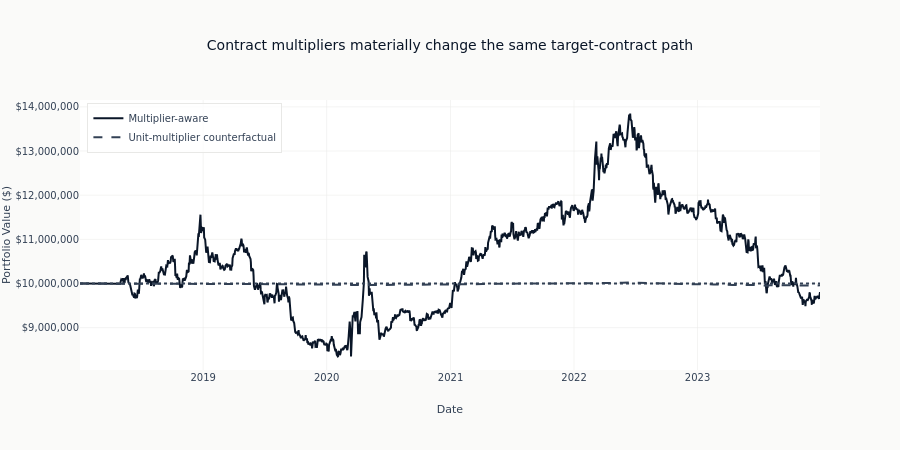

This figure's notebook cell:
### Code cell
# Overlay equity curves
fig = go.Figure()
ec_with = result.equity
ec_without = result_nomult.equity

fig.add_trace(
    go.Scatter(
        x=ec_with.timestamps,
        y=ec_with.values,
        name="Multiplier-aware",
        line=dict(color=COLORS["blue"], width=2),
    )
)
fig.add_trace(
    go.Scatter(
        x=ec_without.timestamps,
        y=ec_without.values,
        name="Unit-multiplier counterfactual",
        line=dict(color=COLORS["neutral"], width=2, dash="dash"),
    )
)
fig.add_hline(y=INITIAL_CASH, line_dash="dot", line_color=COLORS["neutral"])

fig.update_layout(
    title="Contract multipliers materially change the same target-contract path",
    xaxis_title="Date",
    yaxis_title="Portfolio Value ($)",
    yaxis_tickformat="$,.0f",
    height=450,
    legend=dict(yanchor="top", y=0.99, xanchor="left", x=0.01),
)
fig.show()

### Figure 1 — Plotly figure (JSON) as saved in the notebook; plotly's stock layout.template omitted (floating-point values rounded to 4 significant figures; data arrays with more than 128 entries replaced by an {"elided": "..."} marker saying what was removed)
{"data": [{"line": {"color": "#0a1628", "width": 2}, "name": "Multiplier-aware", "type": "scatter", "x": {"elided": "1550 str values"}, "y": {"elided": "1550 float values"}}, {"line": {"color": "#334155", "dash": "dash", "width": 2}, "name": "Unit-multiplier counterfactual", "type": "scatter", "x": {"elided": "1550 str values"}, "y": {"elided": "1550 float values"}}], "layout": {"height": 450, "legend": {"x": 0.01, "xanchor": "left", "y": 0.99, "yanchor": "top"}, "shapes": [{"line": {"color": "#334155", "dash": "dot"}, "type": "line", "x0": 0, "x1": 1, "xref": "x domain", "y0": 10000000, "y1": 10000000, "yref": "y"}], "title": {"text": "Contract multipliers materially change the same target-contract path"}, "xaxis": {"title": {"text": "Date"}}, "yaxis": {"tickformat": "$,.0f", "title": {"text": "Portfolio Value ($)"}}}}
